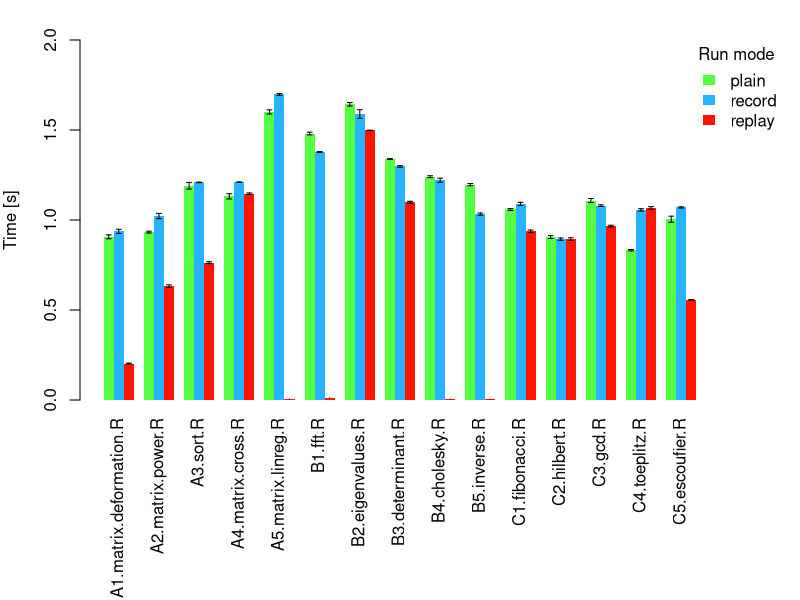
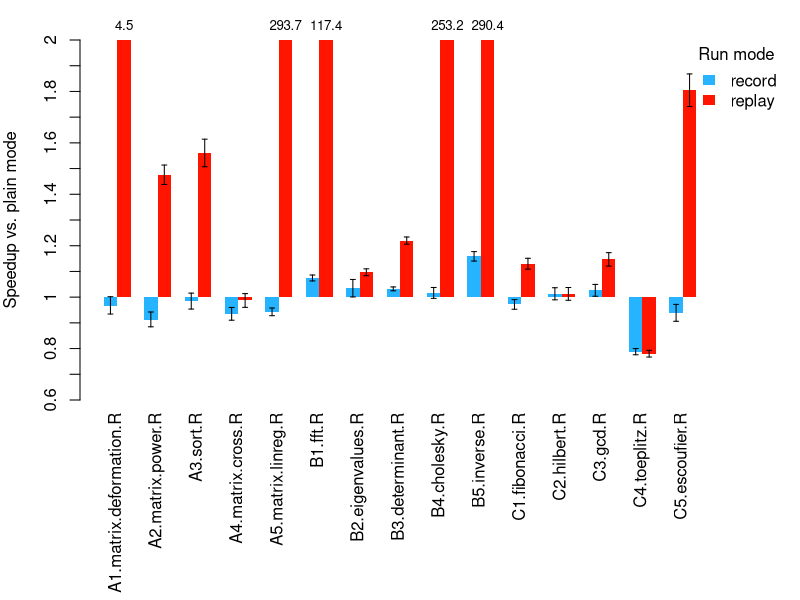

The R source for these figures, in order:
## ---- chunk 1
options(warn=-1)

plain_results <- read.csv("results0.csv")
record_results <- read.csv("results1.csv")
replay_results <- read.csv("results2.csv")

create_barplot <- function(..., legend, col, ylab, ltitle)
{
  num_values <- length(list(...)[[1]][,1])
  all_results <- rbind(...)
  
  agg <- aggregate(. ~ mode, data = all_results, mean)
  rownames(agg) <- agg[,1]
  agg <- as.matrix(agg[,-1])
  
  par(mar=c(10,4,2,4))
  par(lty = 0)
  lim_max <- ceiling(max(all_results))
  lim_min <- floor(min(all_results))
  bp <- barplot(agg, beside=T, legend=legend, col=col, ylim=c(lim_min,lim_max),
                xaxt="n", args.legend=list(x = "topright", bty = "n", title=ltitle,
                                           inset=c(-0.10, 0)), ylab=ylab)
  #abline(h=lim_min:lim_max, col = "gray60", lty=2)
  text(cex=1, x=colMeans(bp)+1.0, y=lim_min-0.1, names(all_results)[-1], xpd=TRUE,
       srt=90, pos=2)
  
  stdev <- aggregate(. ~ mode, data = all_results, sd)
  rownames(stdev) <- stdev[,1]
  stdev <- as.matrix(stdev[,-1]) * qt((1 - 0.95) / 2, df = num_values - 1) / sqrt(num_values)
  
  arrows(bp, agg+stdev, bp, agg-stdev, angle=90, code=3, length=0.025, lty=1)
}

create_barplot(plain_results, record_results, replay_results,
               legend=c("plain", "record", "replay"), ltitle="Run mode",
               col=c("#55FF42", "#26B3FF", "#FF1500"), ylab="Time [s]")
## ---- chunk 2
create_barplot <- function(rec_diff, rec_err_min, rec_err_max, rep_diff, rep_err_min, rep_err_max, legend, col, ylab, ltitle)
{
  num_values <- length(rec_diff)
  agg <- as.matrix(rbind(rec_diff, rep_diff))

  par(mar=c(10,4,2,4))
  par(lty = 0)
  lim_max <- 1#ceiling(max(max(rec_err_max), max(rec_err_min), max(rep_err_max), max(rep_err_min)) * 10) / 10 - 1
  lim_min <- -0.4#floor(min(min(rec_err_max), min(rec_err_min), max(rep_err_max), max(rep_err_min)) * 10) / 10 - 1
  bp <- barplot(agg, beside=T, legend=legend, col=col, ylim=c(lim_min,lim_max),
                xaxt="n", yaxt="n", args.legend=list(x = "topright", bty = "n", title=ltitle,
                                           inset=c(-0.10, 0), xpd = TRUE), ylab=ylab, xpd = FALSE)
  axis(2, seq(lim_min, lim_max, 0.1), labels=seq(lim_min+1, lim_max+1, 0.1))
  #abline(h=lim_min:lim_max, col = "gray60", lty=2)
  text(cex=1, x=colMeans(bp)+0.7, y=lim_min-0.05, colnames(agg), xpd=TRUE,srt=90, pos=2)
  
  labels <- as.matrix(rbind(lapply(rec_diff, function(x) if(x > lim_max) ceiling((x+1)*10)/10 else ""), lapply(rep_diff, function(x) if(x > lim_max) ceiling((x+1)*10)/10 else "")))
  text(x = bp, y = lim_max, label = labels,  pos = 3, cex = 0.8, col = "black", xpd = TRUE)
  
  err_min <- as.matrix(rbind(rec_err_min, rep_err_min))
  err_max <- as.matrix(rbind(rec_err_max, rep_err_max))

  arrows(bp, err_max - 1, bp, err_min - 1, angle=90, code=3, length=0.025, lty=1)
}

conf_int_t_coef <- function(alpha, n) qt((1 - alpha) / 2, df = n - 1) / sqrt(n)

# https://i.stack.imgur.com/vO8Ip.png (Confidence interval of ratio of two means - Fieller's theorem)
fieller <- function(a, err_a, b, err_b) {
  g <- (qt((1 - 0.95) / 2, df = length(a) + length(b) - 2) * err_b / b)^2
  se <- (a / b) / (1 - g) * sqrt((1 - g) * (err_a * err_a) / (a * a) + (err_b * err_b) / (b * b))
  
  list(base = (a / b) / (1 - g), offset = qt((1 - 0.95) / 2, df = length(a) + length(b) - 2) * se)
}

num_values <- length(plain_results[,1])

avg_plain_results <- aggregate(. ~ mode, data = plain_results, mean)[-1]
plain_errors <- aggregate(. ~ mode, data = plain_results, sd)[-1] * conf_int_t_coef(0.95, num_values)

avg_record_results <- aggregate(. ~ mode, data = record_results, mean)[-1]
record_errors <- aggregate(. ~ mode, data = record_results, sd)[-1] * conf_int_t_coef(0.95, num_values)

avg_replay_results <- aggregate(. ~ mode, data = replay_results, mean)[-1]
replay_errors <- aggregate(. ~ mode, data = replay_results, sd)[-1] * conf_int_t_coef(0.95, num_values)


record_ratio <- avg_plain_results / avg_record_results
f <- fieller(avg_plain_results, plain_errors, avg_record_results, record_errors)
record_ratio_error_min <- f$base - f$offset
record_ratio_error_max <- f$base + f$offset

replay_ratio <- avg_plain_results / avg_replay_results
f <- fieller(avg_plain_results, plain_errors, avg_replay_results, replay_errors)
replay_ratio_error_min <- f$base - f$offset
replay_ratio_error_max <- f$base + f$offset

create_barplot(record_ratio - 1, record_ratio_error_min, record_ratio_error_max,
               replay_ratio - 1, replay_ratio_error_min, replay_ratio_error_max,
               legend=c("record", "replay"), col=c("#26B3FF", "#FF1500"),
               ylab="Speedup vs. plain mode", ltitle="Run mode")
## ---- chunk 3
invocations <- as.numeric(read.csv("invokes.csv"))[-1]
record_results <- read.csv("results1.csv")
avg_rec_results <- as.numeric(aggregate(. ~ mode, data = record_results, mean))[-1]
cor.test(invocations, avg_rec_results)
